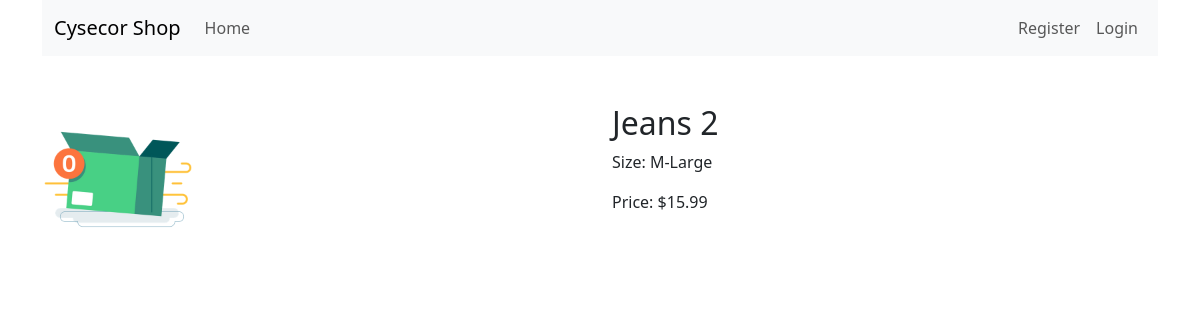
/product.php?product_id=4, run on the app's committed database.
### tables this page shows
CREATE TABLE `products` (
  `product_id` int(11) NOT NULL,
  `name` varchar(255) NOT NULL,
  `price` varchar(255) NOT NULL,
  `size` varchar(255) NOT NULL,
  `image` varchar(255) NOT NULL,
  `created_at` datetime NOT NULL DEFAULT current_timestamp()
);

### app/classes/Product.php (called while the page is built, shortened)
<?php
class Product{
    protected $conn;
    public function __construct(){
        global $conn;
        $this->conn = $conn;
    }
    public function read($product_id){
        $stmt = $this->conn->prepare("SELECT * FROM products WHERE product_id = ?");
        $stmt -> bind_param("i",$product_id);
        $stmt -> execute();
        $result = $stmt -> get_result();
        return $result->fetch_assoc();
    }
}

### product.php (the view, shortened to what this page needs)
<?php
require_once 'inc/header.php';
require_once 'app/classes/Product.php';
$product =  new Product();
$product = $product->read($_GET['product_id']);
?>
<div class="row">
    <div class="col-lg-6">
                <img src="public/product_images/<?php
                     if($product['image'] === null || !file_exists("public/product_images/" . $product['image'])){
                        echo 'no-product-8316266-6632286.png';
                     }else{
                        echo $product['image'];
                     } ?>" class="image-fluid" style = "height:130px; object-fit:cover;width:150px"  >
    </div>
    <div class="col-lg-6">
        <h2><?=$product['name'];?></h2>
        <p>Size: <?= $product['size'];?></p>
        <p>Price: $<?= $product['price']; ?></p>
    </div>
</div>
<?php require_once 'inc/footer.php';?>

### data on the page
products: name "Jeans 2", size "M-Large", price "15.99"
